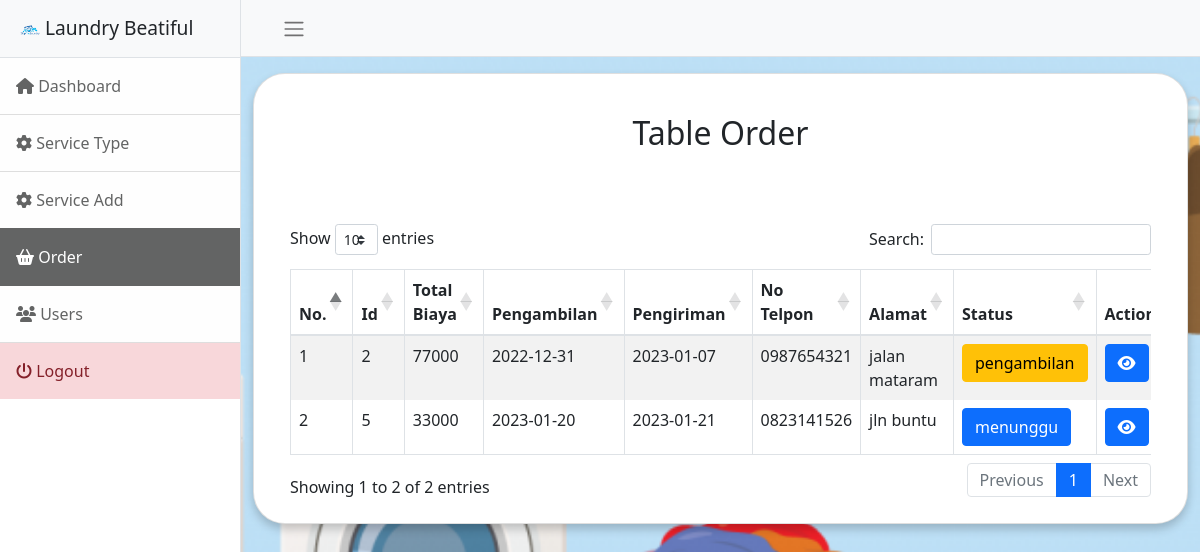
The app's page /admin/order.php (signed in) with its own data.
### tables this page shows
CREATE TABLE `order_detail` (
  `id_order_detail` bigint(11) NOT NULL,
  `id` int(11) NOT NULL,
  `order_code` varchar(22) NOT NULL,
  `total_price` int(25) NOT NULL,
  `pick_up` date NOT NULL,
  `delivery` date NOT NULL,
  `no_telp` varchar(15) NOT NULL,
  `address` text NOT NULL,
  `status` int(11) NOT NULL
);

### config/crud.php (called while the page is built, shortened)
<?php
function read($table, $column, $condition = null)
{
  $db = $GLOBALS['db'];
  $sql = "SELECT " . $column . " FROM " . $table;
  if ($condition) {
    $sql = $sql .  $condition;
  }
  $read = $db->query($sql);
  if ($read->num_rows > 0) {
    return $read;
  } else {
    return false;
  }
}

### admin/order.php (the view, shortened to what this page needs)
<?php
include('component/header.php');
include('component/navbar.php');
$table = 'order_detail';
$read = read($table, "*");
?>
<div class="container-fluid pt-3">
  <div class="card">
    <div class="card-body">
      <section class="ftco-section">
        <div class="container">
          <div class="row justify-content-center">
            <div class="col-md-6 text-center mb-5">
              <h2 class="heading-section">Table Order</h2>
            </div>
          </div>
          <div class="row text-left">
            <div class="col-md-12">
              <div class="table-wrap table-responsive">
                <table table id="tables" class="table table-striped table-bordered" style="width:100%">
                  <thead>
                    <tr>
                      <th>No.</th>
                      <th>Id</th>
                      <th>Total Biaya</th>
                      <th>Pengambilan</th>
                      <th>Pengiriman</th>
                      <th>No Telpon</th>
                      <th>Alamat</th>
                      <th>Status</th>
                      <th>Action</th>
                    </tr>
                  </thead>
                  <tbody>
                    <?php
                    if ($read) {
                      $count = '1';
                      while ($row = $read->fetch_object()) {
                        echo '<tr>';
                        echo '<td>' . $count++ . '</td>';
                        echo '<td>' . $row->id . '</td>';
                        echo '<td>' . $row->total_price . '</td>';
                        echo '<td>' . $row->pick_up . '</td>';
                        echo '<td>' . $row->delivery . '</td>';
                        echo '<td>' . $row->no_telp . '</td>';
                        echo '<td>' . $row->address . '</td>';
                        $stat = ['menunggu', 'pengambilan', 'pengiriman'];
                        $class = ['btn-primary', 'btn-warning', 'btn-success'];
                        echo '<td><button type="button" class="btn ' . $class[$row->status] . '" data-toggle="modal" data-target="#myModal' . $row->id_order_detail . '">' . $stat[$row->status] . '</button></td>';
                        echo '<td><button type="button" class="btn btn-primary" data-toggle="modal" data-target="#checkOut' . $row->id_order_detail . '"><i class="fa-solid fa-eye"></i></button></td>';
                        echo '</tr>';
                        $order1 = read(
                          'order_add',
                          'order_detail.id_order_detail, id_order_add, service_name, service_type, total_item, status',
                          ' JOIN order_temp on order_temp.id_order_temp=order_add.id_order_temp JOIN order_detail ON order_detail.id_order_detail=order_add.id_order_detail JOIN service_upload ON service_upload.id_service_upload=order_temp.id_service_upload JOIN service_type ON service_type.id_service_type=service_upload.id_service_type WHERE order_add.id_order_detail="' . $row->id_order_detail . '"'
                        );
                      }
                    }
                    ?>
                  </tbody>
                </table>
              </div>
            </div>
          </div>
        </div>
      </section>
    </div>
  </div>
</div>
<?php
include('component/footer.php');
?>

### admin/component/header.php (style rules this page uses)
.card { padding: 1.5em .5em .5em; border-radius: 2em; text-align: center; box-shadow: 0 5px 10px rgba(0, 0, 0, .2); }

### records on screen
order_detail: id "2", total_price "77000", pick_up "2022-12-31", delivery "2023-01-07", no_telp "0987654321", address "jalan mataram", status "pengambilan"
order_detail: id "5", total_price "33000", pick_up "2023-01-20", delivery "2023-01-21", no_telp "0823141526", address "jln buntu", status "menunggu"
